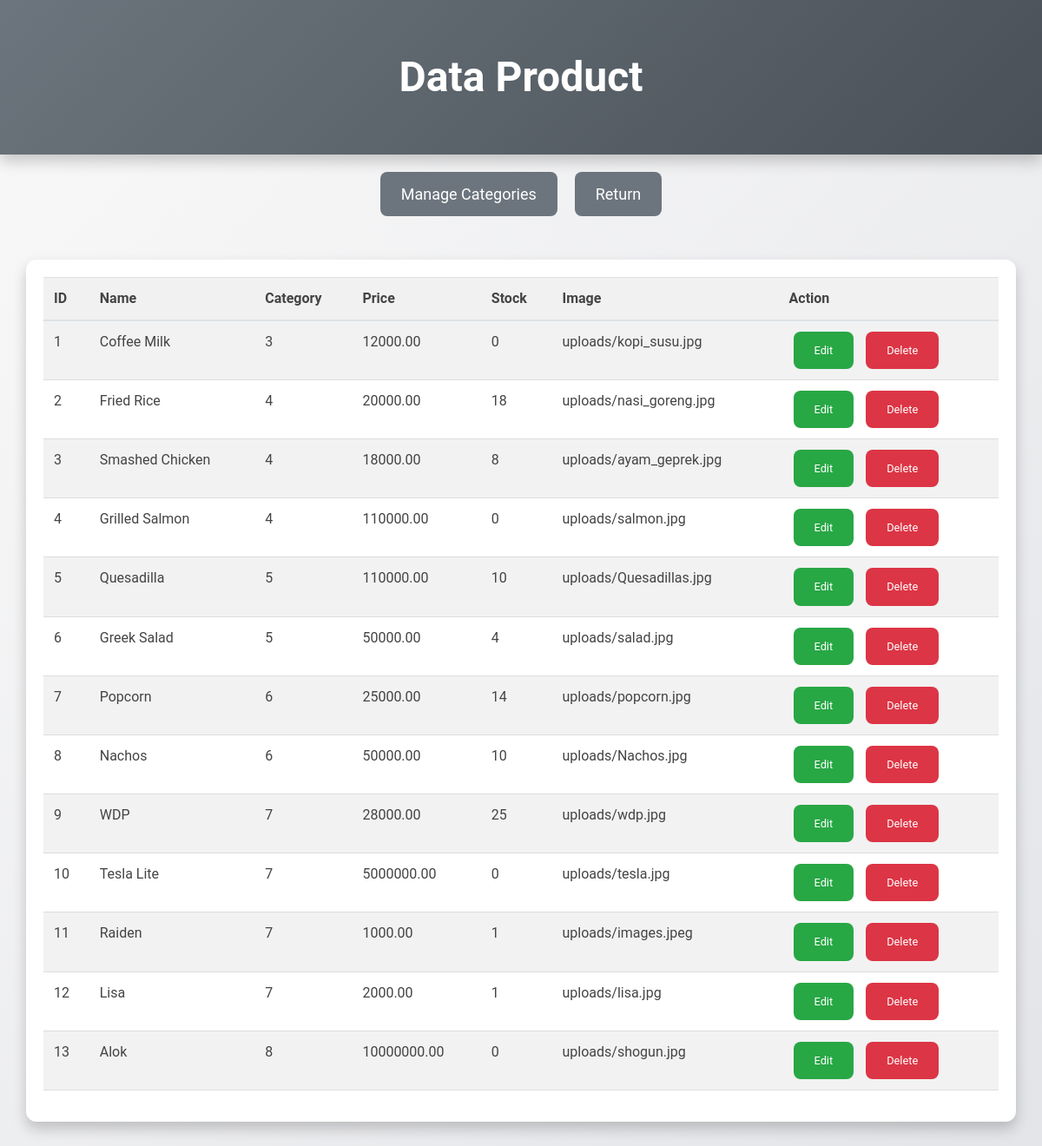
Page /edit/datap.php (signed in) on the committed database.
### tables this page shows
CREATE TABLE `products` (
  `id` int(11) NOT NULL,
  `name` varchar(255) NOT NULL,
  `category_id` int(11) DEFAULT NULL,
  `price` decimal(10,2) DEFAULT NULL,
  `stock` int(11) DEFAULT NULL,
  `image` varchar(255) DEFAULT NULL
);

### edit/datap.php (the view, shortened to what this page needs)
<!DOCTYPE html>
<html lang="en">
<head>
    <link rel="stylesheet" href="https://maxcdn.bootstrapcdn.com/bootstrap/4.0.0/css/bootstrap.min.css">
</head>
<body>
    <header>
        <h2>Data Product</h2>
    </header>
    <div class="back-buttons">
        <a href="editc/datac.php" class="back-button">Manage Categories</a>
        <a href="../order/order.php" class="back-button">Return</a>
    </div>
    <section class="container table-container">
        <table class="table table-striped">
            <thead>
                <tr>
                    <th>ID</th>
                    <th>Name</th>
                    <th>Category</th>
                    <th>Price</th>
                    <th>Stock</th>
                    <th>Image</th>
                    <th>Action</th>
                </tr>
            </thead>
            <tbody>
                <?php
                include 'koneksip.php';
                $no = 1;
                $data = mysqli_query($koneksi, "SELECT * FROM products");
                while ($d = mysqli_fetch_array($data)) {
                ?>
                <tr>
                    <td><?php echo $no++; ?></td>
                    <td><?php echo htmlspecialchars($d['name']); ?></td>
                    <td><?php echo htmlspecialchars($d['category_id']); ?></td>
                    <td><?php echo htmlspecialchars($d['price']); ?></td>
                    <td><?php echo htmlspecialchars($d['stock']); ?></td>
                    <td><?php echo htmlspecialchars($d['image']); ?></td>
                    <td>
                        <a href="../order/editp.php?id=<?php echo $d['id']; ?>" class="action-button edit">Edit</a>
                        <a href="hapus.php?id=<?php echo $d['id']; ?>" class="action-button delete" onclick="return confirm('Are you sure you want to delete this item?');">Delete</a>
                    </td>
                </tr>
                <?php
                }
                ?>
            </tbody>
        </table>
    </section>
</body>
</html>

### edit/datap.php (style rules this page uses)
body { background: linear-gradient(135deg, #f9f9f9, #e3e4e8); font-family: 'Roboto', sans-serif; color: #444; margin: 0; padding: 0; }
header { background: linear-gradient(135deg, #6c757d, #495057); color: #ffffff; padding: 60px 0; text-align: center; box-shadow: 0 8px 16px rgba(0, 0, 0, 0.2); position: relative; overflow: hidden; }
header::before { content: ''; position: absolute; top: 0; left: 0; width: 100%; height: 100%; background: url('https://www.example.com/your-background-image.jpg') no-repeat center center; background-size: cover; opacity: 0.2; z-index: 0; }
header h2 { font-size: 3rem; margin: 0; font-weight: 700; z-index: 1; position: relative; }
.back-buttons { display: flex; justify-content: center; margin: 20px 0; }
.back-button { text-decoration: none; color: #fff; background-color: #6c757d; padding: 12px 24px; border-radius: 8px; font-size: 18px; text-align: center; margin: 0 10px; transition: background-color 0.3s ease, transform 0.3s ease; }
.table-container { margin: 50px auto; max-width: 95%; padding: 20px; box-shadow: 0 8px 16px rgba(0, 0, 0, 0.2); border-radius: 12px; background: #ffffff; }
table { width: 100%; border-collapse: collapse; }
th, td { padding: 12px; text-align: left; border-bottom: 1px solid #ddd; }
th { background: #f1f1f1; }
.btn, .action-button { background: linear-gradient(135deg, #6c757d, #5a6268); color: #ffffff; padding: 12px 24px; border: none; border-radius: 8px; cursor: pointer; transition: background 0.3s ease, transform 0.3s ease; text-decoration: none; display: inline-block; text-align: center; font-size: 0.9rem; }
.action-button { max-width: 120px; margin: 0 5px; font-size: 0.8rem; }
.action-button.edit { background: #28a745; }
.action-button.delete { background: #dc3545; }

### rows in the picture
products: name "Coffee Milk", category "3", price "12000.00", stock "0", image "uploads/kopi_susu.jpg"
products: name "Fried Rice", category "4", price "20000.00", stock "18", image "uploads/nasi_goreng.jpg"
products: name "Smashed Chicken", category "4", price "18000.00", stock "8", image "uploads/ayam_geprek.jpg"
products: name "Grilled Salmon", category "4", price "110000.00", stock "0", image "uploads/salmon.jpg"
products: name "Quesadilla", category "5", price "110000.00", stock "10", image "uploads/Quesadillas.jpg"
products: name "Greek Salad", category "5", price "50000.00", stock "4", image "uploads/salad.jpg"
products: name "Popcorn", category "6", price "25000.00", stock "14", image "uploads/popcorn.jpg"
products: name "Nachos", category "6", price "50000.00", stock "10", image "uploads/Nachos.jpg"
products: name "WDP", category "7", price "28000.00", stock "25", image "uploads/wdp.jpg"
products: name "Tesla Lite", category "7", price "5000000.00", stock "0", image "uploads/tesla.jpg"
products: name "Raiden", category "7", price "1000.00", stock "1", image "uploads/images.jpeg"
products: name "Lisa", category "7", price "2000.00", stock "1", image "uploads/lisa.jpg"
products: name "Alok", category "8", price "10000000.00", stock "0", image "uploads/shogun.jpg"
